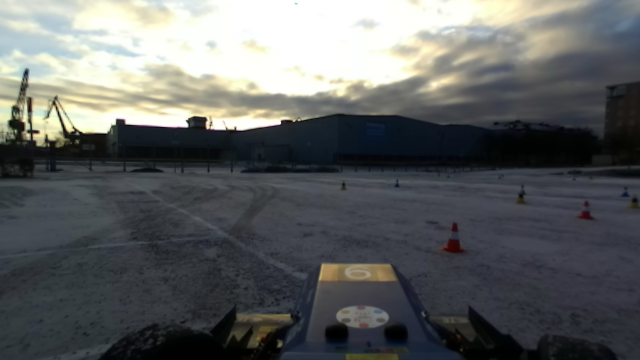
#> input picture object_detection/images/0.png, 640 x 360 px; its folder holds only this picture in this run
$ python crop_img.py
#> lines starting #> are read from the running program, lines starting #| are printed output that depends on the picture
import cv2
import glob

img_folder_path = 'tmp/images'

for img_path in glob.glob(img_folder_path + '/*.png'):
    img = cv2.imread(img_path)
#> img is the input picture: shape (360, 640, 3); mean B, G, R 98.3, 98.3, 95.7
    img = cv2.resize(img, (320,180))
#> img: shape (180, 320, 3)
    img = img[80:140, :]
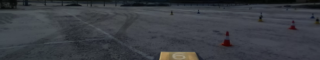
#> img: shape (60, 320, 3); mean B, G, R 67.3, 61.3, 58
    cv2.imwrite(img_path, img)

$ run again, on object_detection/images/109.png
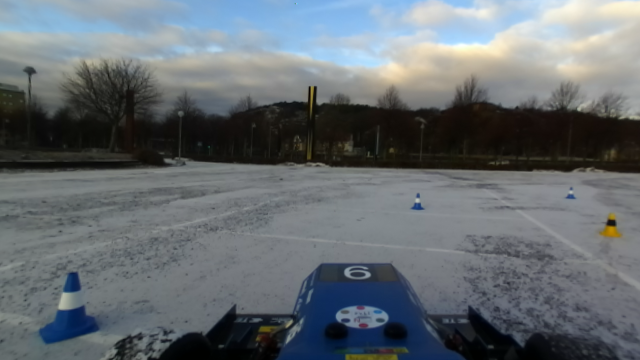
#> input picture object_detection/images/109.png, 640 x 360 px
#> img is the input picture: shape (360, 640, 3); mean B, G, R 112.5, 107.9, 101.2
#> `img = img[80:140, :]`:
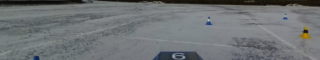
#> img: shape (60, 320, 3); mean B, G, R 116.7, 114.5, 110.6

$ run again, on object_detection/images/120.png
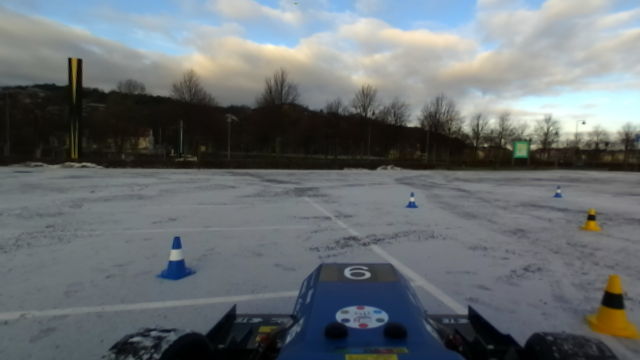
#> input picture object_detection/images/120.png, 640 x 360 px
#> img is the input picture: shape (360, 640, 3); mean B, G, R 113.4, 110.7, 104.7
#> `img = img[80:140, :]`:
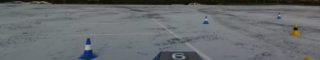
#> img: shape (60, 320, 3); mean B, G, R 110.2, 107.4, 103.5

$ run again, on object_detection/images/1.png
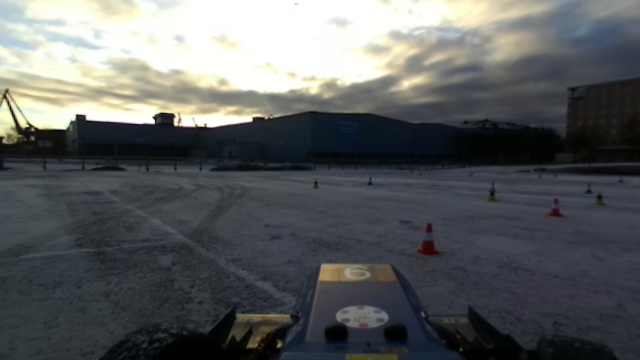
#> input picture object_detection/images/1.png, 640 x 360 px
#> img is the input picture: shape (360, 640, 3); mean B, G, R 95.1, 94.5, 91.9
#> `img = img[80:140, :]`:
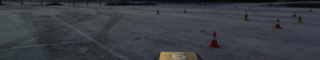
#> img: shape (60, 320, 3); mean B, G, R 68, 61.4, 58
